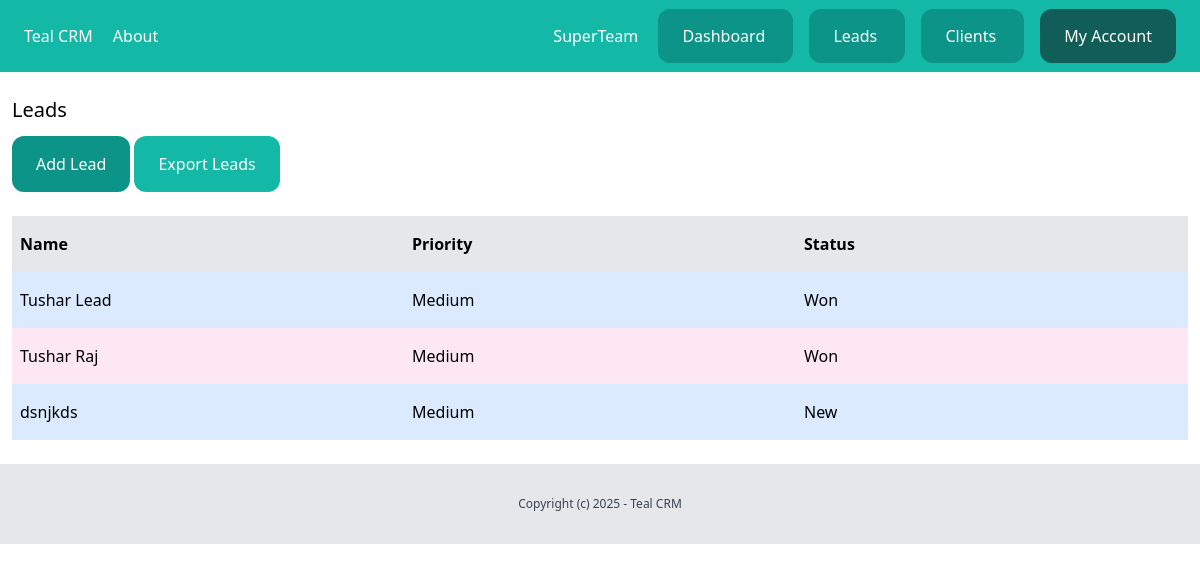
The app's page /dashboard/leads/ (signed in), older data.
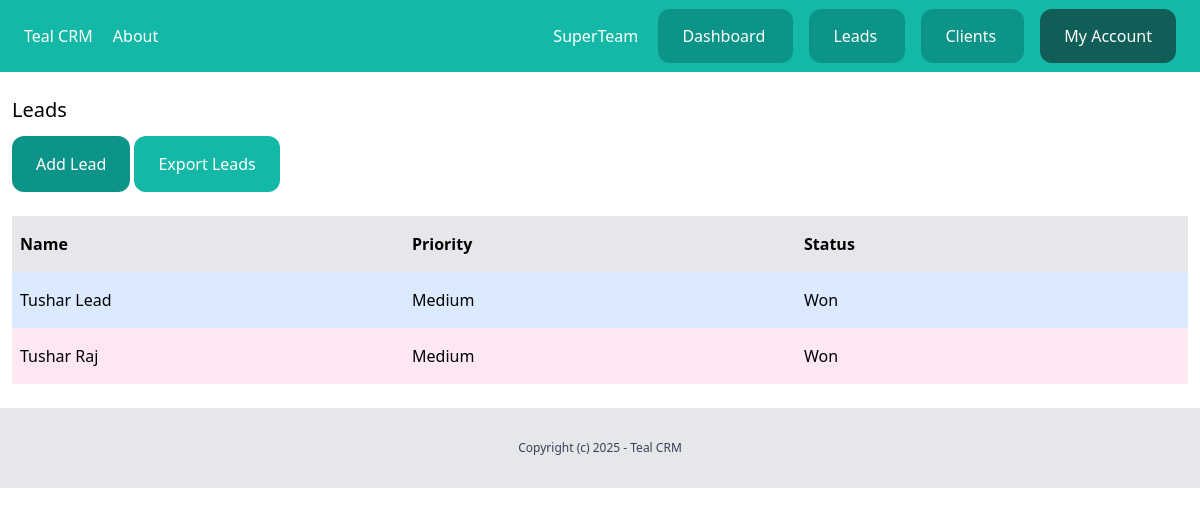
The same page, newer data.
### leads/models.py (models this page shows, shortened)
class Lead(models.Model):
    LOW = 'low'
    MEDIUM = 'medium'
    HIGH = 'high'
    CHOICES_PRIORITY = (
        (LOW, 'Low'),
        (MEDIUM, 'Medium'),
        (HIGH, 'High')
    )
    NEW = 'new'
    CONTACTED = 'contacted'
    WON = 'won'
    LOST = 'lost'
    CHOICES_STATUS = (
        (NEW, 'New'),
        (CONTACTED, 'Contacted'),
        (WON, 'Won'),
        (LOST, 'Lost')
    )
    team = models.ForeignKey(Team, related_name='leads', on_delete=models.CASCADE)
    name=models.CharField(max_length=255)
    email=models.EmailField()
    description=models.TextField(blank=True,null=True)
    priority = models.CharField(max_length=10, choices=CHOICES_PRIORITY, default=MEDIUM)
    status = models.CharField(max_length=10, choices=CHOICES_STATUS, default=NEW)
    converted_to_client=models.BooleanField(default=False)
    created_by = models.ForeignKey(User, related_name='leads', on_delete=models.CASCADE)
    created_at = models.DateTimeField(auto_now_add=True)
    modified_at = models.DateTimeField(auto_now=True)
    class Meta:
        ordering=('name',)

### leads/views.py (the view)
# urls.py: path('', views.LeadListView.as_view(), name='list'),
class LeadListView(LoginRequiredMixin,ListView):
    model = Lead
    template_name = 'leads/leads_list.html'
    context_object_name = 'leads'
    def get_queryset(self):
        return Lead.objects.filter(created_by=self.request.user,converted_to_client=False)

### team/context_processors.py (called while the page is built)
def active_team(request):
    active_team = None  # Default to None
    if request.user.is_authenticated:
        user_profile = getattr(request.user, 'userprofile', None)  # Safely access userprofile
        if user_profile and user_profile.active_team:
            active_team = user_profile.active_team
        else:
            active_team = Team.objects.filter(created_by=request.user).first()
    return {'active_team': active_team}

### team/models.py (called while the page is built)
    def __str__(self):
        return self.name

### leads/templates/leads/leads_list.html (shortened to what this page needs)
{% extends 'core/base.html' %}
{% block content %}
<div class="px-3 py-6">
    <h1 class="text-xl mb-3">Leads</h1>
    <a href="{% url 'leads:add' %}" class="inline-block py-4 px-6 bg-teal-600 rounded-xl text-white">
        Add Lead
    </a>
    <a href="{% url 'leads:export' %}" class="inline-block py-4 px-6 bg-teal-500 rounded-xl text-white">
        Export Leads
    </a>
    <div class="mt-6  flex justify-between">
        <p class="py-4 px-2 bg-gray-200 font-semibold w-full">Name</p>
        <p class="py-4 px-2 bg-gray-200 font-semibold w-full">Priority</p>
        <p class="py-4 px-2 bg-gray-200 font-semibold w-full">Status</p>
    </div>
    {% for lead in leads %}
    <div class="flex justify-between">
        <p class="py-4 px-2 w-full {% cycle 'bg-blue-100' 'bg-pink-100'  %}">
            <a href="{% url 'leads:detail' lead.id %}"> {{lead.name}} </a></a>
        </p>
        <p class="py-4 px-2 w-full {% cycle 'bg-blue-100' 'bg-pink-100'  %}">{{lead.get_priority_display}}</p>
        <p class="py-4 px-2 w-full {% cycle 'bg-blue-100' 'bg-pink-100'  %}">{{lead.get_status_display}}</p>
    </div>
    {% empty %}
    <p class="px-2 mt-3">There are no leads in the Database Right Now</p>
    {% endfor %}
</div>
{% endblock %}

Row changes from the older to the newer data that the page shows:
removed Lead: name "dsnjkds", priority "Medium", status "New"
